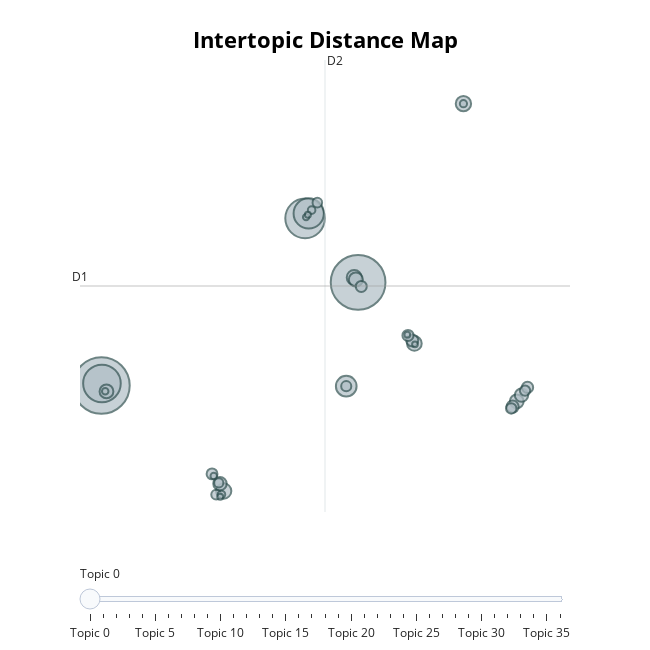

Notebook code for this chart:
### Markdown cell above
Visualización

### Code cell
model.visualize_topics()

### Figure 1 — Plotly figure (JSON) as saved in the notebook; plotly's stock layout.template omitted (floating-point values rounded to 4 significant figures)
{"data": [{"customdata": [[0, "fruta | fruto | la | de | que", 1057], [1, "alimento | que | el | de | la", 988], [2, "vitamínico | déficit | contra | el | que", 518], [3, "adela | debería | el | de | que", 467], [4, "vitamina | de | la | que | es", 302], [5, "agua | escasez | el | hídrica | que", 141], [6, "salud | más | la | creencias | de", 78], [7, "tradiciones | las | resguardar | es | importante", 77], [8, "indígenas | indígena | que | un | en", 74], [9, "niños | salud | ancianos | los | de", 71], [10, "indígena | alimento | el | la | de", 65], [11, "ambas | partes | acuerdo | llegar | dos", 63], [12, "fruta | la | de | vitamínico | que", 63], [13, "llegar | acuerdo | un | pueblo | que", 59], [14, "identitarias | tradiciones | las | resguardar | que", 59], [15, "mi | opinion | postura | mantiene | opinión", 49], [16, "salud | las | tradiciones | la | es", 47], [17, "proyecto | no | que | es | importante", 42], [18, "salud | la | de | importante | identidad", 41], [19, "chile | relleno | chilena | en | de", 40], [20, "se | soluciones | puede | tradiciones | que", 39], [21, "misma | mitad | mismo | rellenare | idem", 36], [22, "proyecto | el | que | se | es", 35], [23, "agua | vitamina | que | el | vitaminas", 34], [24, "vida | humana | las | tradiciones | importante", 32], [25, "ciencia | religiosas | avances | creencias | la", 30], [26, "respetar | pueblos | originarios | cuenta | importante", 28], [27, "avance | no | tradiciones | progreso | una", 19], [28, "del | déficit | porqué | el | la", 19], [29, "salud | día | hoy | en | partes", 17], [30, "acuerdo | partes | vean | ambas | dos", 14], [31, "fruto | ellos | sus | buscar | llegar", 14], [32, "prácticas | déficit | ejercer | ende | vitamínico", 13], [33, "innovación | la | ingenieril | de | es", 12], [34, "tiempo | tradición | cambian | conservar | cultura", 12], [35, "daño | tolerancia | causaría | sus | los", 11], [36, "ir | salud | sobre | no | deberían", 11]], "hovertemplate": "<b>Topic %{customdata[0]}</b><br>%{customdata[1]}<br>Size: %{customdata[2]}", "legendgroup": "", "marker": {"color": "#B0BEC5", "line": {"color": "DarkSlateGrey", "width": 2}, "size": [1057, 988, 518, 467, 302, 141, 78, 77, 74, 71, 65, 63, 63, 59, 59, 49, 47, 42, 41, 40, 39, 36, 35, 34, 32, 30, 28, 19, 19, 17, 14, 14, 13, 12, 12, 11, 11], "sizemode": "area", "sizeref": 0.6606, "symbol": "circle"}, "mode": "markers", "name": "", "orientation": "v", "showlegend": false, "type": "scatter", "x": [-10.64, 8.48, 4.532, -10.6, 4.801, 7.597, 16.33, -1.531, 8.19, 12.67, 8.313, 20.3, -10.26, 20.65, -1.81, 19.99, 12.51, 21.1, 12.2, 8.716, -2.4, 19.89, 20.91, 7.597, -2.091, 5.443, -1.898, -1.7, 5.017, 16.33, -2.273, -10.36, 4.605, 4.741, -1.79, 12.15, 12.72], "xaxis": "x", "y": [0.534, 6.541, 10.28, 0.6519, 10.56, 0.4919, 16.96, -5.619, 6.832, 2.984, 6.709, -0.3914, 0.1859, -0.03271, -5.192, -0.7035, 3.152, 0.422, 3.449, 6.305, -4.623, -0.8047, 0.2361, 0.4919, -5.827, 11.19, -5.145, -5.822, 10.75, 16.96, -4.738, 0.2002, 10.35, 10.48, -5.95, 3.496, 2.934], "yaxis": "y"}], "layout": {"annotations": [{"showarrow": false, "text": "D1", "x": -12.24, "y": 6.332, "yshift": 10}, {"showarrow": false, "text": "D2", "x": 6.014, "xshift": 10, "y": 19.51}], "height": 650, "hoverlabel": {"bgcolor": "white", "font": {"family": "Rockwell", "size": 16}}, "legend": {"itemsizing": "constant", "tracegroupgap": 0}, "margin": {"t": 60}, "shapes": [{"line": {"color": "#CFD8DC", "width": 2}, "type": "line", "x0": 6.014, "x1": 6.014, "y0": -6.843, "y1": 19.51}, {"line": {"color": "#9E9E9E", "width": 2}, "type": "line", "x0": -12.24, "x1": 24.26, "y0": 6.332, "y1": 6.332}], "sliders": [{"active": 0, "pad": {"t": 50}, "steps": [{"args": [{"marker.color": [["red", "#B0BEC5", "#B0BEC5", "#B0BEC5", "#B0BEC5", "#B0BEC5", "#B0BEC5", "#B0BEC5", "#B0BEC5", "#B0BEC5", "#B0BEC5", "#B0BEC5", "#B0BEC5", "#B0BEC5", "#B0BEC5", "#B0BEC5", "#B0BEC5", "#B0BEC5", "#B0BEC5", "#B0BEC5", "#B0BEC5", "#B0BEC5", "#B0BEC5", "#B0BEC5", "#B0BEC5", "#B0BEC5", "#B0BEC5", "#B0BEC5", "#B0BEC5", "#B0BEC5", "#B0BEC5", "#B0BEC5", "#B0BEC5", "#B0BEC5", "#B0BEC5", "#B0BEC5", "#B0BEC5"]]}], "label": "Topic 0", "method": "update"}, {"args": [{"marker.color": [["#B0BEC5", "red", "#B0BEC5", "#B0BEC5", "#B0BEC5", "#B0BEC5", "#B0BEC5", "#B0BEC5", "#B0BEC5", "#B0BEC5", "#B0BEC5", "#B0BEC5", "#B0BEC5", "#B0BEC5", "#B0BEC5", "#B0BEC5", "#B0BEC5", "#B0BEC5", "#B0BEC5", "#B0BEC5", "#B0BEC5", "#B0BEC5", "#B0BEC5", "#B0BEC5", "#B0BEC5", "#B0BEC5", "#B0BEC5", "#B0BEC5", "#B0BEC5", "#B0BEC5", "#B0BEC5", "#B0BEC5", "#B0BEC5", "#B0BEC5", "#B0BEC5", "#B0BEC5", "#B0BEC5"]]}], "label": "Topic 1", "method": "update"}, {"args": [{"marker.color": [["#B0BEC5", "#B0BEC5", "red", "#B0BEC5", "#B0BEC5", "#B0BEC5", "#B0BEC5", "#B0BEC5", "#B0BEC5", "#B0BEC5", "#B0BEC5", "#B0BEC5", "#B0BEC5", "#B0BEC5", "#B0BEC5", "#B0BEC5", "#B0BEC5", "#B0BEC5", "#B0BEC5", "#B0BEC5", "#B0BEC5", "#B0BEC5", "#B0BEC5", "#B0BEC5", "#B0BEC5", "#B0BEC5", "#B0BEC5", "#B0BEC5", "#B0BEC5", "#B0BEC5", "#B0BEC5", "#B0BEC5", "#B0BEC5", "#B0BEC5", "#B0BEC5", "#B0BEC5", "#B0BEC5"]]}], "label": "Topic 2", "method": "update"}, {"args": [{"marker.color": [["#B0BEC5", "#B0BEC5", "#B0BEC5", "red", "#B0BEC5", "#B0BEC5", "#B0BEC5", "#B0BEC5", "#B0BEC5", "#B0BEC5", "#B0BEC5", "#B0BEC5", "#B0BEC5", "#B0BEC5", "#B0BEC5", "#B0BEC5", "#B0BEC5", "#B0BEC5", "#B0BEC5", "#B0BEC5", "#B0BEC5", "#B0BEC5", "#B0BEC5", "#B0BEC5", "#B0BEC5", "#B0BEC5", "#B0BEC5", "#B0BEC5", "#B0BEC5", "#B0BEC5", "#B0BEC5", "#B0BEC5", "#B0BEC5", "#B0BEC5", "#B0BEC5", "#B0BEC5", "#B0BEC5"]]}], "label": "Topic 3", "method": "update"}, {"args": [{"marker.color": [["#B0BEC5", "#B0BEC5", "#B0BEC5", "#B0BEC5", "red", "#B0BEC5", "#B0BEC5", "#B0BEC5", "#B0BEC5", "#B0BEC5", "#B0BEC5", "#B0BEC5", "#B0BEC5", "#B0BEC5", "#B0BEC5", "#B0BEC5", "#B0BEC5", "#B0BEC5", "#B0BEC5", "#B0BEC5", "#B0BEC5", "#B0BEC5", "#B0BEC5", "#B0BEC5", "#B0BEC5", "#B0BEC5", "#B0BEC5", "#B0BEC5", "#B0BEC5", "#B0BEC5", "#B0BEC5", "#B0BEC5", "#B0BEC5", "#B0BEC5", "#B0BEC5", "#B0BEC5", "#B0BEC5"]]}], "label": "Topic 4", "method": "update"}, {"args": [{"marker.color": [["#B0BEC5", "#B0BEC5", "#B0BEC5", "#B0BEC5", "#B0BEC5", "red", "#B0BEC5", "#B0BEC5", "#B0BEC5", "#B0BEC5", "#B0BEC5", "#B0BEC5", "#B0BEC5", "#B0BEC5", "#B0BEC5", "#B0BEC5", "#B0BEC5", "#B0BEC5", "#B0BEC5", "#B0BEC5", "#B0BEC5", "#B0BEC5", "#B0BEC5", "#B0BEC5", "#B0BEC5", "#B0BEC5", "#B0BEC5", "#B0BEC5", "#B0BEC5", "#B0BEC5", "#B0BEC5", "#B0BEC5", "#B0BEC5", "#B0BEC5", "#B0BEC5", "#B0BEC5", "#B0BEC5"]]}], "label": "Topic 5", "method": "update"}, {"args": [{"marker.color": [["#B0BEC5", "#B0BEC5", "#B0BEC5", "#B0BEC5", "#B0BEC5", "#B0BEC5", "red", "#B0BEC5", "#B0BEC5", "#B0BEC5", "#B0BEC5", "#B0BEC5", "#B0BEC5", "#B0BEC5", "#B0BEC5", "#B0BEC5", "#B0BEC5", "#B0BEC5", "#B0BEC5", "#B0BEC5", "#B0BEC5", "#B0BEC5", "#B0BEC5", "#B0BEC5", "#B0BEC5", "#B0BEC5", "#B0BEC5", "#B0BEC5", "#B0BEC5", "#B0BEC5", "#B0BEC5", "#B0BEC5", "#B0BEC5", "#B0BEC5", "#B0BEC5", "#B0BEC5", "#B0BEC5"]]}], "label": "Topic 6", "method": "update"}, {"args": [{"marker.color": [["#B0BEC5", "#B0BEC5", "#B0BEC5", "#B0BEC5", "#B0BEC5", "#B0BEC5", "#B0BEC5", "red", "#B0BEC5", "#B0BEC5", "#B0BEC5", "#B0BEC5", "#B0BEC5", "#B0BEC5", "#B0BEC5", "#B0BEC5", "#B0BEC5", "#B0BEC5", "#B0BEC5", "#B0BEC5", "#B0BEC5", "#B0BEC5", "#B0BEC5", "#B0BEC5", "#B0BEC5", "#B0BEC5", "#B0BEC5", "#B0BEC5", "#B0BEC5", "#B0BEC5", "#B0BEC5", "#B0BEC5", "#B0BEC5", "#B0BEC5", "#B0BEC5", "#B0BEC5", "#B0BEC5"]]}], "label": "Topic 7", "method": "update"}, {"args": [{"marker.color": [["#B0BEC5", "#B0BEC5", "#B0BEC5", "#B0BEC5", "#B0BEC5", "#B0BEC5", "#B0BEC5", "#B0BEC5", "red", "#B0BEC5", "#B0BEC5", "#B0BEC5", "#B0BEC5", "#B0BEC5", "#B0BEC5", "#B0BEC5", "#B0BEC5", "#B0BEC5", "#B0BEC5", "#B0BEC5", "#B0BEC5", "#B0BEC5", "#B0BEC5", "#B0BEC5", "#B0BEC5", "#B0BEC5", "#B0BEC5", "#B0BEC5", "#B0BEC5", "#B0BEC5", "#B0BEC5", "#B0BEC5", "#B0BEC5", "#B0BEC5", "#B0BEC5", "#B0BEC5", "#B0BEC5"]]}], "label": "Topic 8", "method": "update"}, {"args": [{"marker.color": [["#B0BEC5", "#B0BEC5", "#B0BEC5", "#B0BEC5", "#B0BEC5", "#B0BEC5", "#B0BEC5", "#B0BEC5", "#B0BEC5", "red", "#B0BEC5", "#B0BEC5", "#B0BEC5", "#B0BEC5", "#B0BEC5", "#B0BEC5", "#B0BEC5", "#B0BEC5", "#B0BEC5", "#B0BEC5", "#B0BEC5", "#B0BEC5", "#B0BEC5", "#B0BEC5", "#B0BEC5", "#B0BEC5", "#B0BEC5", "#B0BEC5", "#B0BEC5", "#B0BEC5", "#B0BEC5", "#B0BEC5", "#B0BEC5", "#B0BEC5", "#B0BEC5", "#B0BEC5", "#B0BEC5"]]}], "label": "Topic 9", "method": "update"}, {"args": [{"marker.color": [["#B0BEC5", "#B0BEC5", "#B0BEC5", "#B0BEC5", "#B0BEC5", "#B0BEC5", "#B0BEC5", "#B0BEC5", "#B0BEC5", "#B0BEC5", "red", "#B0BEC5", "#B0BEC5", "#B0BEC5", "#B0BEC5", "#B0BEC5", "#B0BEC5", "#B0BEC5", "#B0BEC5", "#B0BEC5", "#B0BEC5", "#B0BEC5", "#B0BEC5", "#B0BEC5", "#B0BEC5", "#B0BEC5", "#B0BEC5", "#B0BEC5", "#B0BEC5", "#B0BEC5", "#B0BEC5", "#B0BEC5", "#B0BEC5", "#B0BEC5", "#B0BEC5", "#B0BEC5", "#B0BEC5"]]}], "label": "Topic 10", "method": "update"}, {"args": [{"marker.color": [["#B0BEC5", "#B0BEC5", "#B0BEC5", "#B0BEC5", "#B0BEC5", "#B0BEC5", "#B0BEC5", "#B0BEC5", "#B0BEC5", "#B0BEC5", "#B0BEC5", "red", "#B0BEC5", "#B0BEC5", "#B0BEC5", "#B0BEC5", "#B0BEC5", "#B0BEC5", "#B0BEC5", "#B0BEC5", "#B0BEC5", "#B0BEC5", "#B0BEC5", "#B0BEC5", "#B0BEC5", "#B0BEC5", "#B0BEC5", "#B0BEC5", "#B0BEC5", "#B0BEC5", "#B0BEC5", "#B0BEC5", "#B0BEC5", "#B0BEC5", "#B0BEC5", "#B0BEC5", "#B0BEC5"]]}], "label": "Topic 11", "method": "update"}, {"args": [{"marker.color": [["#B0BEC5", "#B0BEC5", "#B0BEC5", "#B0BEC5", "#B0BEC5", "#B0BEC5", "#B0BEC5", "#B0BEC5", "#B0BEC5", "#B0BEC5", "#B0BEC5", "#B0BEC5", "red", "#B0BEC5", "#B0BEC5", "#B0BEC5", "#B0BEC5", "#B0BEC5", "#B0BEC5", "#B0BEC5", "#B0BEC5", "#B0BEC5", "#B0BEC5", "#B0BEC5", "#B0BEC5", "#B0BEC5", "#B0BEC5", "#B0BEC5", "#B0BEC5", "#B0BEC5", "#B0BEC5", "#B0BEC5", "#B0BEC5", "#B0BEC5", "#B0BEC5", "#B0BEC5", "#B0BEC5"]]}], "label": "Topic 12", "method": "update"}, {"args": [{"marker.color": [["#B0BEC5", "#B0BEC5", "#B0BEC5", "#B0BEC5", "#B0BEC5", "#B0BEC5", "#B0BEC5", "#B0BEC5", "#B0BEC5", "#B0BEC5", "#B0BEC5", "#B0BEC5", "#B0BEC5", "red", "#B0BEC5", "#B0BEC5", "#B0BEC5", "#B0BEC5", "#B0BEC5", "#B0BEC5", "#B0BEC5", "#B0BEC5", "#B0BEC5", "#B0BEC5", "#B0BEC5", "#B0BEC5", "#B0BEC5", "#B0BEC5", "#B0BEC5", "#B0BEC5", "#B0BEC5", "#B0BEC5", "#B0BEC5", "#B0BEC5", "#B0BEC5", "#B0BEC5", "#B0BEC5"]]}], "label": "Topic 13", "method": "update"}, {"args": [{"marker.color": [["#B0BEC5", "#B0BEC5", "#B0BEC5", "#B0BEC5", "#B0BEC5", "#B0BEC5", "#B0BEC5", "#B0BEC5", "#B0BEC5", "#B0BEC5", "#B0BEC5", "#B0BEC5", "#B0BEC5", "#B0BEC5", "red", "#B0BEC5", "#B0BEC5", "#B0BEC5", "#B0BEC5", "#B0BEC5", "#B0BEC5", "#B0BEC5", "#B0BEC5", "#B0BEC5", "#B0BEC5", "#B0BEC5", "#B0BEC5", "#B0BEC5", "#B0BEC5", "#B0BEC5", "#B0BEC5", "#B0BEC5", "#B0BEC5", "#B0BEC5", "#B0BEC5", "#B0BEC5", "#B0BEC5"]]}], "label": "Topic 14", "method": "update"}, {"args": [{"marker.color": [["#B0BEC5", "#B0BEC5", "#B0BEC5", "#B0BEC5", "#B0BEC5", "#B0BEC5", "#B0BEC5", "#B0BEC5", "#B0BEC5", "#B0BEC5", "#B0BEC5", "#B0BEC5", "#B0BEC5", "#B0BEC5", "#B0BEC5", "red", "#B0BEC5", "#B0BEC5", "#B0BEC5", "#B0BEC5", "#B0BEC5", "#B0BEC5", "#B0BEC5", "#B0BEC5", "#B0BEC5", "#B0BEC5", "#B0BEC5", "#B0BEC5", "#B0BEC5", "#B0BEC5", "#B0BEC5", "#B0BEC5", "#B0BEC5", "#B0BEC5", "#B0BEC5", "#B0BEC5", "#B0BEC5"]]}], "label": "Topic 15", "method": "update"}, {"args": [{"marker.color": [["#B0BEC5", "#B0BEC5", "#B0BEC5", "#B0BEC5", "#B0BEC5", "#B0BEC5", "#B0BEC5", "#B0BEC5", "#B0BEC5", "#B0BEC5", "#B0BEC5", "#B0BEC5", "#B0BEC5", "#B0BEC5", "#B0BEC5", "#B0BEC5", "red", "#B0BEC5", "#B0BEC5", "#B0BEC5", "#B0BEC5", "#B0BEC5", "#B0BEC5", "#B0BEC5", "#B0BEC5", "#B0BEC5", "#B0BEC5", "#B0BEC5", "#B0BEC5", "#B0BEC5", "#B0BEC5", "#B0BEC5", "#B0BEC5", "#B0BEC5", "#B0BEC5", "#B0BEC5", "#B0BEC5"]]}], "label": "Topic 16", "method": "update"}, {"args": [{"marker.color": [["#B0BEC5", "#B0BEC5", "#B0BEC5", "#B0BEC5", "#B0BEC5", "#B0BEC5", "#B0BEC5", "#B0BEC5", "#B0BEC5", "#B0BEC5", "#B0BEC5", "#B0BEC5", "#B0BEC5", "#B0BEC5", "#B0BEC5", "#B0BEC5", "#B0BEC5", "red", "#B0BEC5", "#B0BEC5", "#B0BEC5", "#B0BEC5", "#B0BEC5", "#B0BEC5", "#B0BEC5", "#B0BEC5", "#B0BEC5", "#B0BEC5", "#B0BEC5", "#B0BEC5", "#B0BEC5", "#B0BEC5", "#B0BEC5", "#B0BEC5", "#B0BEC5", "#B0BEC5", "#B0BEC5"]]}], "label": "Topic 17", "method": "update"}, {"args": [{"marker.color": [["#B0BEC5", "#B0BEC5", "#B0BEC5", "#B0BEC5", "#B0BEC5", "#B0BEC5", "#B0BEC5", "#B0BEC5", "#B0BEC5", "#B0BEC5", "#B0BEC5", "#B0BEC5", "#B0BEC5", "#B0BEC5", "#B0BEC5", "#B0BEC5", "#B0BEC5", "#B0BEC5", "red", "#B0BEC5", "#B0BEC5", "#B0BEC5", "#B0BEC5", "#B0BEC5", "#B0BEC5", "#B0BEC5", "#B0BEC5", "#B0BEC5", "#B0BEC5", "#B0BEC5", "#B0BEC5", "#B0BEC5", "#B0BEC5", "#B0BEC5", "#B0BEC5", "#B0BEC5", "#B0BEC5"]]}], "label": "Topic 18", "method": "update"}, {"args": [{"marker.color": [["#B0BEC5", "#B0BEC5", "#B0BEC5", "#B0BEC5", "#B0BEC5", "#B0BEC5", "#B0BEC5", "#B0BEC5", "#B0BEC5", "#B0BEC5", "#B0BEC5", "#B0BEC5", "#B0BEC5", "#B0BEC5", "#B0BEC5", "#B0BEC5", "#B0BEC5", "#B0BEC5", "#B0BEC5", "red", "#B0BEC5", "#B0BEC5", "#B0BEC5", "#B0BEC5", "#B0BEC5", "#B0BEC5", "#B0BEC5", "#B0BEC5", "#B0BEC5", "#B0BEC5", "#B0BEC5", "#B0BEC5", "#B0BEC5", "#B0BEC5", "#B0BEC5", "#B0BEC5", "#B0BEC5"]]}], "label": "Topic 19", "method": "update"}, {"args": [{"marker.color": [["#B0BEC5", "#B0BEC5", "#B0BEC5", "#B0BEC5", "#B0BEC5", "#B0BEC5", "#B0BEC5", "#B0BEC5", "#B0BEC5", "#B0BEC5", "#B0BEC5", "#B0BEC5", "#B0BEC5", "#B0BEC5", "#B0BEC5", "#B0BEC5", "#B0BEC5", "#B0BEC5", "#B0BEC5", "#B0BEC5", "red", "#B0BEC5", "#B0BEC5", "#B0BEC5", "#B0BEC5", "#B0BEC5", "#B0BEC5", "#B0BEC5", "#B0BEC5", "#B0BEC5", "#B0BEC5", "#B0BEC5", "#B0BEC5", "#B0BEC5", "#B0BEC5", "#B0BEC5", "#B0BEC5"]]}], "label": "Topic 20", "method": "update"}, {"args": [{"marker.color": [["#B0BEC5", "#B0BEC5", "#B0BEC5", "#B0BEC5", "#B0BEC5", "#B0BEC5", "#B0BEC5", "#B0BEC5", "#B0BEC5", "#B0BEC5", "#B0BEC5", "#B0BEC5", "#B0BEC5", "#B0BEC5", "#B0BEC5", "#B0BEC5", "#B0BEC5", "#B0BEC5", "#B0BEC5", "#B0BEC5", "#B0BEC5", "red", "#B0BEC5", "#B0BEC5", "#B0BEC5", "#B0BEC5", "#B0BEC5", "#B0BEC5", "#B0BEC5", "#B0BEC5", "#B0BEC5", "#B0BEC5", "#B0BEC5", "#B0BEC5", "#B0BEC5", "#B0BEC5", "#B0BEC5"]]}], "label": "Topic 21", "method": "update"}, {"args": [{"marker.color": [["#B0BEC5", "#B0BEC5", "#B0BEC5", "#B0BEC5", "#B0BEC5", "#B0BEC5", "#B0BEC5", "#B0BEC5", "#B0BEC5", "#B0BEC5", "#B0BEC5", "#B0BEC5", "#B0BEC5", "#B0BEC5", "#B0BEC5", "#B0BEC5", "#B0BEC5", "#B0BEC5", "#B0BEC5", "#B0BEC5", "#B0BEC5", "#B0BEC5", "red", "#B0BEC5", "#B0BEC5", "#B0BEC5", "#B0BEC5", "#B0BEC5", "#B0BEC5", "#B0BEC5", "#B0BEC5", "#B0BEC5", "#B0BEC5", "#B0BEC5", "#B0BEC5", "#B0BEC5", "#B0BEC5"]]}], "label": "Topic 22", "method": "update"}, {"args": [{"marker.color": [["#B0BEC5", "#B0BEC5", "#B0BEC5", "#B0BEC5", "#B0BEC5", "#B0BEC5", "#B0BEC5", "#B0BEC5", "#B0BEC5", "#B0BEC5", "#B0BEC5", "#B0BEC5", "#B0BEC5", "#B0BEC5", "#B0BEC5", "#B0BEC5", "#B0BEC5", "#B0BEC5", "#B0BEC5", "#B0BEC5", "#B0BEC5", "#B0BEC5", "#B0BEC5", "red", "#B0BEC5", "#B0BEC5", "#B0BEC5", "#B0BEC5", "#B0BEC5", "#B0BEC5", "#B0BEC5", "#B0BEC5", "#B0BEC5", "#B0BEC5", "#B0BEC5", "#B0BEC5", "#B0BEC5"]]}], "label": "Topic 23", "method": "update"}, {"args": [{"marker.color": [["#B0BEC5", "#B0BEC5", "#B0BEC5", "#B0BEC5", "#B0BEC5", "#B0BEC5", "#B0BEC5", "#B0BEC5", "#B0BEC5", "#B0BEC5", "#B0BEC5", "#B0BEC5", "#B0BEC5", "#B0BEC5", "#B0BEC5", "#B0BEC5", "#B0BEC5", "#B0BEC5", "#B0BEC5", "#B0BEC5", "#B0BEC5", "#B0BEC5", "#B0BEC5", "#B0BEC5", "red", "#B0BEC5", "#B0BEC5", "#B0BEC5", "#B0BEC5", "#B0BEC5", "#B0BEC5", "#B0BEC5", "#B0BEC5", "#B0BEC5", "#B0BEC5", "#B0BEC5", "#B0BEC5"]]}], "label": "Topic 24", "method": "update"}, {"args": [{"marker.color": [["#B0BEC5", "#B0BEC5", "#B0BEC5", "#B0BEC5", "#B0BEC5", "#B0BEC5", "#B0BEC5", "#B0BEC5", "#B0BEC5", "#B0BEC5", "#B0BEC5", "#B0BEC5", "#B0BEC5", "#B0BEC5", "#B0BEC5", "#B0BEC5", "#B0BEC5", "#B0BEC5", "#B0BEC5", "#B0BEC5", "#B0BEC5", "#B0BEC5", "#B0BEC5", "#B0BEC5", "#B0BEC5", "red", "#B0BEC5", "#B0BEC5", "#B0BEC5", "#B0BEC5", "#B0BEC5", "#B0BEC5", "#B0BEC5", "#B0BEC5", "#B0BEC5", "#B0BEC5", "#B0BEC5"]]}], "label": "Topic 25", "method": "update"}, {"args": [{"marker.color": [["#B0BEC5", "#B0BEC5", "#B0BEC5", "#B0BEC5", "#B0BEC5", "#B0BEC5", "#B0BEC5", "#B0BEC5", "#B0BEC5", "#B0BEC5", "#B0BEC5", "#B0BEC5", "#B0BEC5", "#B0BEC5", "#B0BEC5", "#B0BEC5", "#B0BEC5", "#B0BEC5", "#B0BEC5", "#B0BEC5", "#B0BEC5", "#B0BEC5", "#B0BEC5", "#B0BEC5", "#B0BEC5", "#B0BEC5", "red", "#B0BEC5", "#B0BEC5", "#B0BEC5", "#B0BEC5", "#B0BEC5", "#B0BEC5", "#B0BEC5", "#B0BEC5", "#B0BEC5", "#B0BEC5"]]}], "label": "Topic 26", "method": "update"}, {"args": [{"marker.color": [["#B0BEC5", "#B0BEC5", "#B0BEC5", "#B0BEC5", "#B0BEC5", "#B0BEC5", "#B0BEC5", "#B0BEC5", "#B0BEC5", "#B0BEC5", "#B0BEC5", "#B0BEC5", "#B0BEC5", "#B0BEC5", "#B0BEC5", "#B0BEC5", "#B0BEC5", "#B0BEC5", "#B0BEC5", "#B0BEC5", "#B0BEC5", "#B0BEC5", "#B0BEC5", "#B0BEC5", "#B0BEC5", "#B0BEC5", "#B0BEC5", "red", "#B0BEC5", "#B0BEC5", "#B0BEC5", "#B0BEC5", "#B0BEC5", "#B0BEC5", "#B0BEC5", "#B0BEC5", "#B0BEC5"]]}], "label": "Topic 27", "method": "update"}, {"args": [{"marker.color": [["#B0BEC5", "#B0BEC5", "#B0BEC5", "#B0BEC5", "#B0BEC5", "#B0BEC5", "#B0BEC5", "#B0BEC5", "#B0BEC5", "#B0BEC5", "#B0BEC5", "#B0BEC5", "#B0BEC5", "#B0BEC5", "#B0BEC5", "#B0BEC5", "#B0BEC5", "#B0BEC5", "#B0BEC5", "#B0BEC5", "#B0BEC5", "#B0BEC5", "#B0BEC5", "#B0BEC5", "#B0BEC5", "#B0BEC5", "#B0BEC5", "#B0BEC5", "red", "#B0BEC5", "#B0BEC5", "#B0BEC5", "#B0BEC5", "#B0BEC5", "#B0BEC5", "#B0BEC5", "#B0BEC5"]]}], "label": "Topic 28", "method": "update"}, {"args": [{"marker.color": [["#B0BEC5", "#B0BEC5", "#B0BEC5", "#B0BEC5", "#B0BEC5", "#B0BEC5", "#B0BEC5", "#B0BEC5", "#B0BEC5", "#B0BEC5", "#B0BEC5", "#B0BEC5", "#B0BEC5", "#B0BEC5", "#B0BEC5", "#B0BEC5", "#B0BEC5", "#B0BEC5", "#B0BEC5", "#B0BEC5", "#B0BEC5", "#B0BEC5", "#B0BEC5", "#B0BEC5", "#B0BEC5", "#B0BEC5", "#B0BEC5", "#B0BEC5", "#B0BEC5", "red", "#B0BEC5", "#B0BEC5", "#B0BEC5", "#B0BEC5", "#B0BEC5", "#B0BEC5", "#B0BEC5"]]}], "label": "Topic 29", "method": "update"}, {"args": [{"marker.color": [["#B0BEC5", "#B0BEC5", "#B0BEC5", "#B0BEC5", "#B0BEC5", "#B0BEC5", "#B0BEC5", "#B0BEC5", "#B0BEC5", "#B0BEC5", "#B0BEC5", "#B0BEC5", "#B0BEC5", "#B0BEC5", "#B0BEC5", "#B0BEC5", "#B0BEC5", "#B0BEC5", "#B0BEC5", "#B0BEC5", "#B0BEC5", "#B0BEC5", "#B0BEC5", "#B0BEC5", "#B0BEC5", "#B0BEC5", "#B0BEC5", "#B0BEC5", "#B0BEC5", "#B0BEC5", "red", "#B0BEC5", "#B0BEC5", "#B0BEC5", "#B0BEC5", "#B0BEC5", "#B0BEC5"]]}], "label": "Topic 30", "method": "update"}, {"args": [{"marker.color": [["#B0BEC5", "#B0BEC5", "#B0BEC5", "#B0BEC5", "#B0BEC5", "#B0BEC5", "#B0BEC5", "#B0BEC5", "#B0BEC5", "#B0BEC5", "#B0BEC5", "#B0BEC5", "#B0BEC5", "#B0BEC5", "#B0BEC5", "#B0BEC5", "#B0BEC5", "#B0BEC5", "#B0BEC5", "#B0BEC5", "#B0BEC5", "#B0BEC5", "#B0BEC5", "#B0BEC5", "#B0BEC5", "#B0BEC5", "#B0BEC5", "#B0BEC5", "#B0BEC5", "#B0BEC5", "#B0BEC5", "red", "#B0BEC5", "#B0BEC5", "#B0BEC5", "#B0BEC5", "#B0BEC5"]]}], "label": "Topic 31", "method": "update"}, {"args": [{"marker.color": [["#B0BEC5", "#B0BEC5", "#B0BEC5", "#B0BEC5", "#B0BEC5", "#B0BEC5", "#B0BEC5", "#B0BEC5", "#B0BEC5", "#B0BEC5", "#B0BEC5", "#B0BEC5", "#B0BEC5", "#B0BEC5", "#B0BEC5", "#B0BEC5", "#B0BEC5", "#B0BEC5", "#B0BEC5", "#B0BEC5", "#B0BEC5", "#B0BEC5", "#B0BEC5", "#B0BEC5", "#B0BEC5", "#B0BEC5", "#B0BEC5", "#B0BEC5", "#B0BEC5", "#B0BEC5", "#B0BEC5", "#B0BEC5", "red", "#B0BEC5", "#B0BEC5", "#B0BEC5", "#B0BEC5"]]}], "label": "Topic 32", "method": "update"}, {"args": [{"marker.color": [["#B0BEC5", "#B0BEC5", "#B0BEC5", "#B0BEC5", "#B0BEC5", "#B0BEC5", "#B0BEC5", "#B0BEC5", "#B0BEC5", "#B0BEC5", "#B0BEC5", "#B0BEC5", "#B0BEC5", "#B0BEC5", "#B0BEC5", "#B0BEC5", "#B0BEC5", "#B0BEC5", "#B0BEC5", "#B0BEC5", "#B0BEC5", "#B0BEC5", "#B0BEC5", "#B0BEC5", "#B0BEC5", "#B0BEC5", "#B0BEC5", "#B0BEC5", "#B0BEC5", "#B0BEC5", "#B0BEC5", "#B0BEC5", "#B0BEC5", "red", "#B0BEC5", "#B0BEC5", "#B0BEC5"]]}], "label": "Topic 33", "method": "update"}, {"args": [{"marker.color": [["#B0BEC5", "#B0BEC5", "#B0BEC5", "#B0BEC5", "#B0BEC5", "#B0BEC5", "#B0BEC5", "#B0BEC5", "#B0BEC5", "#B0BEC5", "#B0BEC5", "#B0BEC5", "#B0BEC5", "#B0BEC5", "#B0BEC5", "#B0BEC5", "#B0BEC5", "#B0BEC5", "#B0BEC5", "#B0BEC5", "#B0BEC5", "#B0BEC5", "#B0BEC5", "#B0BEC5", "#B0BEC5", "#B0BEC5", "#B0BEC5", "#B0BEC5", "#B0BEC5", "#B0BEC5", "#B0BEC5", "#B0BEC5", "#B0BEC5", "#B0BEC5", "red", "#B0BEC5", "#B0BEC5"]]}], "label": "Topic 34", "method": "update"}, {"args": [{"marker.color": [["#B0BEC5", "#B0BEC5", "#B0BEC5", "#B0BEC5", "#B0BEC5", "#B0BEC5", "#B0BEC5", "#B0BEC5", "#B0BEC5", "#B0BEC5", "#B0BEC5", "#B0BEC5", "#B0BEC5", "#B0BEC5", "#B0BEC5", "#B0BEC5", "#B0BEC5", "#B0BEC5", "#B0BEC5", "#B0BEC5", "#B0BEC5", "#B0BEC5", "#B0BEC5", "#B0BEC5", "#B0BEC5", "#B0BEC5", "#B0BEC5", "#B0BEC5", "#B0BEC5", "#B0BEC5", "#B0BEC5", "#B0BEC5", "#B0BEC5", "#B0BEC5", "#B0BEC5", "red", "#B0BEC5"]]}], "label": "Topic 35", "method": "update"}, {"args": [{"marker.color": [["#B0BEC5", "#B0BEC5", "#B0BEC5", "#B0BEC5", "#B0BEC5", "#B0BEC5", "#B0BEC5", "#B0BEC5", "#B0BEC5", "#B0BEC5", "#B0BEC5", "#B0BEC5", "#B0BEC5", "#B0BEC5", "#B0BEC5", "#B0BEC5", "#B0BEC5", "#B0BEC5", "#B0BEC5", "#B0BEC5", "#B0BEC5", "#B0BEC5", "#B0BEC5", "#B0BEC5", "#B0BEC5", "#B0BEC5", "#B0BEC5", "#B0BEC5", "#B0BEC5", "#B0BEC5", "#B0BEC5", "#B0BEC5", "#B0BEC5", "#B0BEC5", "#B0BEC5", "#B0BEC5", "red"]]}], "label": "Topic 36", "method": "update"}]}], "title": {"font": {"color": "Black", "size": 22}, "text": "<b>Intertopic Distance Map</b>", "x": 0.5, "xanchor": "center", "y": 0.95, "yanchor": "top"}, "width": 650, "xaxis": {"anchor": "y", "domain": [0, 1], "range": [-12.24, 24.26], "title": {"text": ""}, "visible": false}, "yaxis": {"anchor": "x", "domain": [0, 1], "range": [-6.843, 19.51], "title": {"text": ""}, "visible": false}}}
